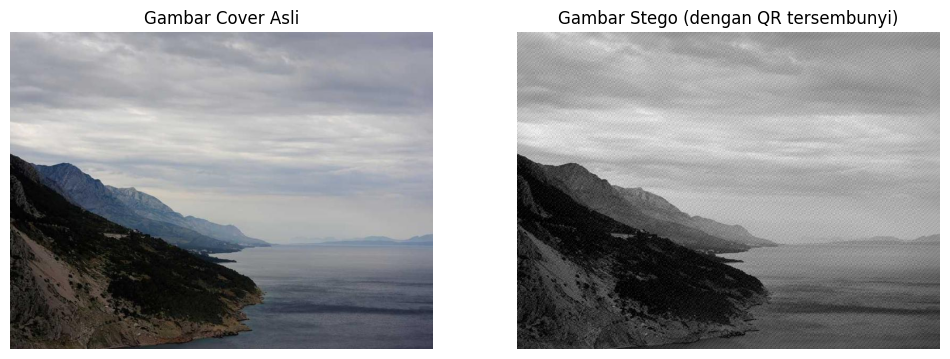
#> input picture comparison.png, 950 x 359 px
$ python -i dct_steganography.py   (imports and definitions only)
#> lines starting #> are read from the running program, lines starting #| are printed output that depends on the picture; after the words box and inside, x2 and y2 are one past the last pixel; in counts of white or black regions, pixels touching at a corner belong together
"""
DCT Steganography Module
This module implements steganography using Discrete Cosine Transform (DCT) to hide
a QR code image inside a cover image.
"""

import cv2
import numpy as np
from PIL import Image
import os
from scipy.fftpack import dct, idct

class DCTSteganography:
    def __init__(self):
        """
        Initialize DCT steganography
        """
        self.block_size = 8
        self.alpha = 0.1  # Embedding strength factor

    def _split_into_blocks(self, image):
        """
        Split the image into 8x8 blocks
        """
        height, width = image.shape[:2]
        blocks = []
        for i in range(0, height, self.block_size):
            for j in range(0, width, self.block_size):
                # Handle boundary cases
                h = min(self.block_size, height - i)
                w = min(self.block_size, width - j)

                if h == self.block_size and w == self.block_size:
                    blocks.append((i, j, image[i:i+self.block_size, j:j+self.block_size]))

        return blocks

    def _apply_dct(self, block):
        """
        Apply DCT to a block
        """
        return dct(dct(block.T, norm='ortho').T, norm='ortho')

    # [109 lines left out: functions _apply_idct, _prepare_images, hide, not called in this run]

    def extract(self, stego_path, output_path="extracted_qrcode.png"):
        """
        Extract the hidden QR code from a steganographic image

        Args:
            stego_path (str): Path to the steganographic image
            output_path (str): Path to save the extracted QR code

        Returns:
            str: Path to the extracted QR code image
        """
#> called with stego_path = '../comparison.png', output_path = 'extracted_qrcode.png'
        # Load the steganographic image
        stego_img = cv2.imread(stego_path)
#> stego_img is the input picture: shape (359, 950, 3); mean B, G, R 156.6, 155, 154.3
        if stego_img is None:
            raise ValueError(f"Failed to load steganographic image from {stego_path}")

        # Convert to grayscale if it's not already
        if len(stego_img.shape) == 3:
            stego_gray = cv2.cvtColor(stego_img, cv2.COLOR_BGR2GRAY)
        else:
            stego_gray = stego_img

        # Create an empty image to hold the extracted QR code
        extracted_qr = np.zeros_like(stego_gray, dtype=np.float32)

        # Normalize stego image to range 0-1
        stego_norm = stego_gray.astype(np.float32) / 255.0

        # Split into blocks
        blocks = self._split_into_blocks(stego_norm)
#> after the loop in _split_into_blocks, `for i in range(0, height, self.block_size):`: blocks = 5192 items
#> blocks = 5192 items

        # Process each block
        for i, j, block in blocks:
            # Apply DCT to the block
            dct_block = self._apply_dct(block)

            # Extract information from the mid-frequency coefficients
            for m in range(1, 4):
                for n in range(1, 4):
                    if m + n >= 3:  # Mid-frequency selection
                        # Determine if coefficient was modified positively or negatively
                        if dct_block[m, n] > 0:
                            extracted_qr[i+m, j+n] = 255
                        else:
                            extracted_qr[i+m, j+n] = 0
#> this loop made 5192 passes
#> j on passes 1 to 3: 0, 8, 16
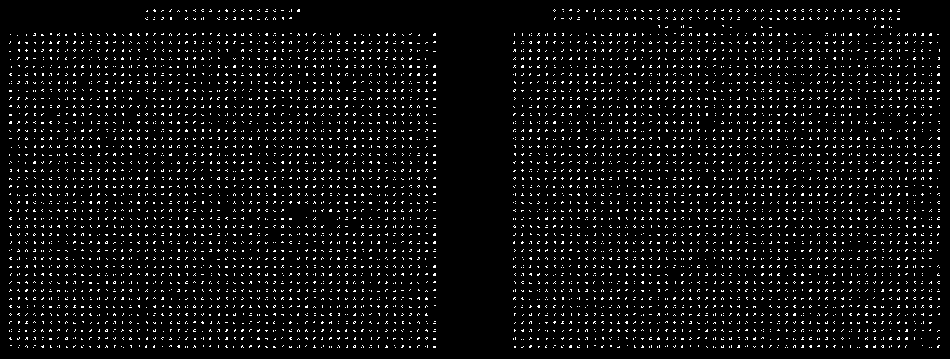
#> extracted_qr: shape (359, 950) float32; 5.2% white in thin lines or dots
          # Apply post-processing to improve QR code visibility
        # Apply Gaussian blur to reduce noise
        extracted_qr = cv2.GaussianBlur(extracted_qr, (5, 5), 0)
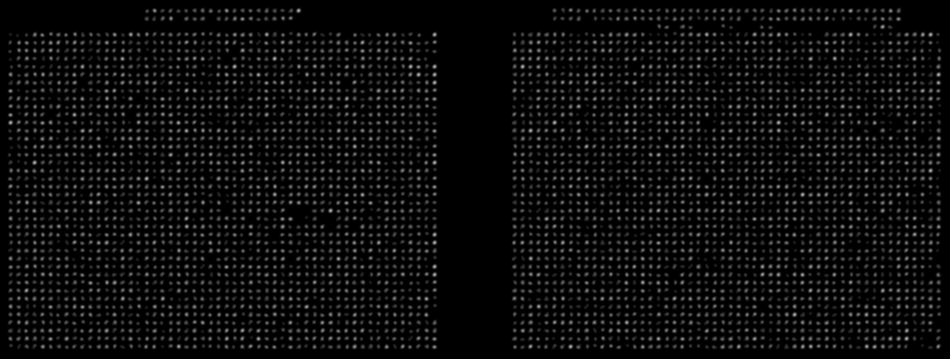
#> extracted_qr: shape (359, 950) float32; min 0, max 179.3, mean 13.2

        # Apply adaptive thresholding to enhance contrast
        extracted_qr_8bit = extracted_qr.astype(np.uint8)
        # Use adaptive thresholding
        binary_qr = cv2.adaptiveThreshold(
            extracted_qr_8bit,
            255,
            cv2.ADAPTIVE_THRESH_GAUSSIAN_C,
            cv2.THRESH_BINARY,
            11,
            2
        )
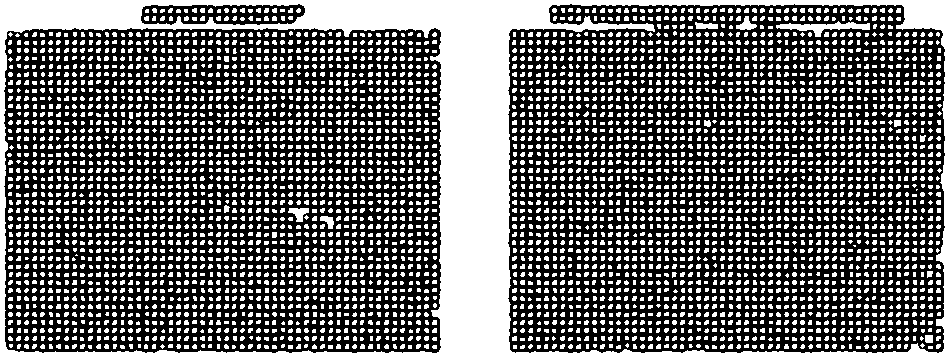
#> binary_qr: shape (359, 950); 39.1% white; 4450 white regions (2755 under 20 px), largest, box (x1, y1, x2, y2) and area: (0, 0, 950, 359) 50801, (776, 21, 870, 37) 585, (288, 208, 309, 222) 170

        # Apply morphological operations to clean up the image
        kernel = np.ones((5, 5), np.uint8)  # Increased kernel size
        morph_qr = cv2.morphologyEx(binary_qr, cv2.MORPH_OPEN, kernel)
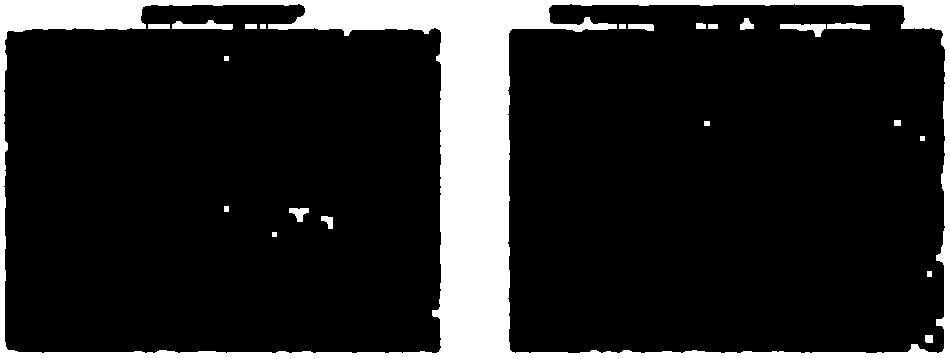
#> morph_qr: shape (359, 950); 15.1% white; 22 white regions, largest, box (x1, y1, x2, y2) and area: (0, 0, 950, 359) 49403, (172, 20, 233, 30) 363, (780, 24, 826, 37) 311
        morph_qr = cv2.morphologyEx(morph_qr, cv2.MORPH_CLOSE, kernel)
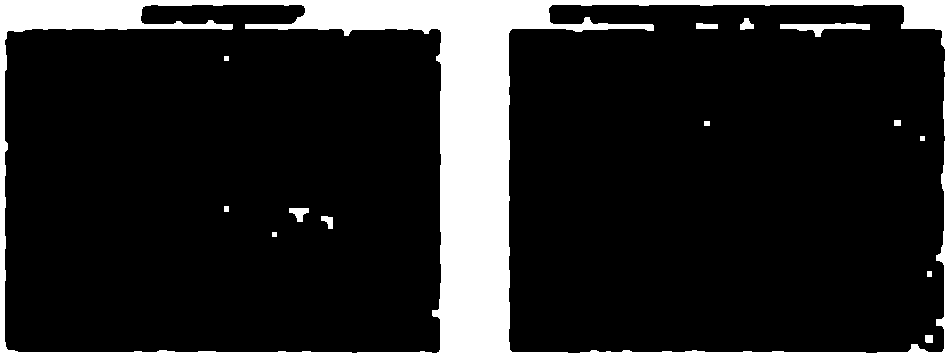
#> morph_qr: shape (359, 950); 15.2% white; 14 white regions, largest, box (x1, y1, x2, y2) and area: (0, 0, 950, 359) 50350, (780, 23, 870, 37) 559, (289, 208, 309, 222) 168

        # Enhance contrast
        clahe = cv2.createCLAHE(clipLimit=2.0, tileGridSize=(8, 8))
        morph_qr = clahe.apply(morph_qr)

        # Save the extracted QR code
        cv2.imwrite(output_path, morph_qr)

        return output_path

>>> result = DCTSteganography().extract('../comparison.png')
